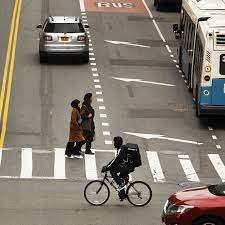
#> input picture Sample_image.jpeg, 225 x 225 px
$ jupyter execute 'Flip,Rotate and Transpose.ipynb'
#> lines starting #> are read from the running program, lines starting #| are printed output that depends on the picture
[cell 1]
import cv2
import numpy as np

# Flip Image:

[cell 2]
# Read an image from a file named "Sample_image.jpeg"
img = cv2.imread("Sample_image.jpeg")
#> img is the input picture: shape (225, 225, 3); mean B, G, R 113.5, 123.8, 132.5
# Resize the image to a width of 500 pixels and a height of 500 pixels
img = cv2.resize(img, (500, 500))
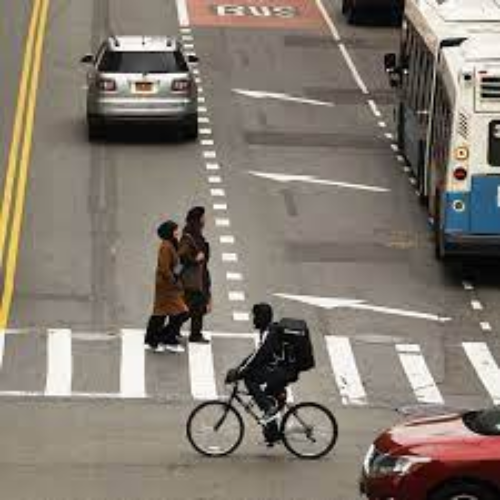
#> img: shape (500, 500, 3); mean B, G, R 113.4, 123.7, 132.4

# Create a horizontally flipped copy of the image (flip code 1)
img1 = cv2.flip(img, 1)
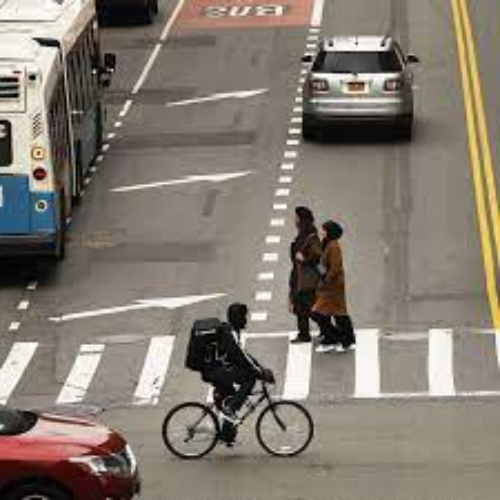
#> img1: shape (500, 500, 3); mean B, G, R 113.4, 123.7, 132.4
# Create a vertically flipped copy of the image (flip code 0)
img2 = cv2.flip(img, 0)
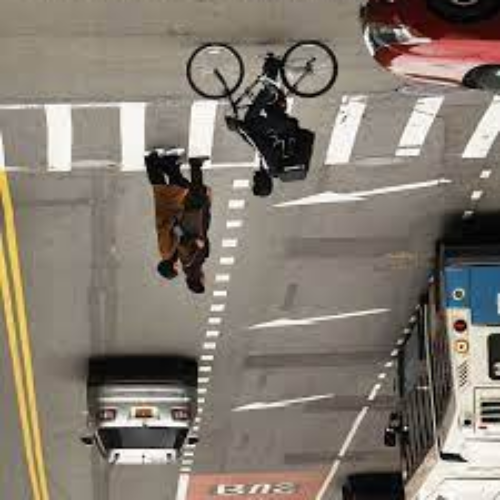
#> img2: shape (500, 500, 3); mean B, G, R 113.4, 123.7, 132.4
# Create a flipped copy of the image along both axes (flip code -1)
img3 = cv2.flip(img, -1)
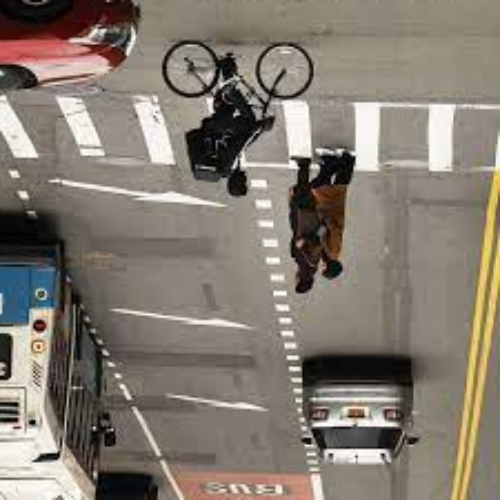
#> img3: shape (500, 500, 3); mean B, G, R 113.4, 123.7, 132.4

# Display the horizontally flipped image in a window titled "sample1"
cv2.imshow("sample1", img1)
# Display the vertically flipped image in a window titled "sample2"
cv2.imshow("sample2", img2)
# Display the flipped image along both axes in a window titled "sample3"
cv2.imshow("sample3", img3)
# Wait for a key press (blocking call)
cv2.waitKey(0)
# Close all OpenCV windows
cv2.destroyAllWindows()

# Image Rotation:

[cell 3]
# Read an image from a file named "Sample_image.jpeg"
img = cv2.imread("Sample_image.jpeg")
# Resize the image to a width of 500 pixels and a height of 500 pixels
img = cv2.resize(img, (500, 500))

# Rotate the image by 0 degrees (no rotation)
img1 = cv2.rotate(img, 0)
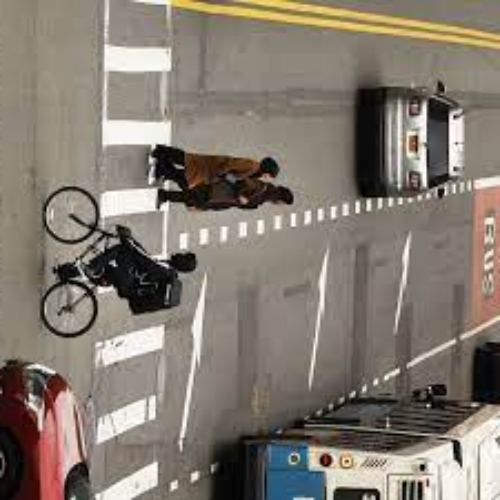
#> img1: shape (500, 500, 3); mean B, G, R 113.4, 123.7, 132.4
# Rotate the image by 90 degrees clockwise
img2 = cv2.rotate(img, 1)
# Rotate the image by 180 degrees
img3 = cv2.rotate(img, 2)
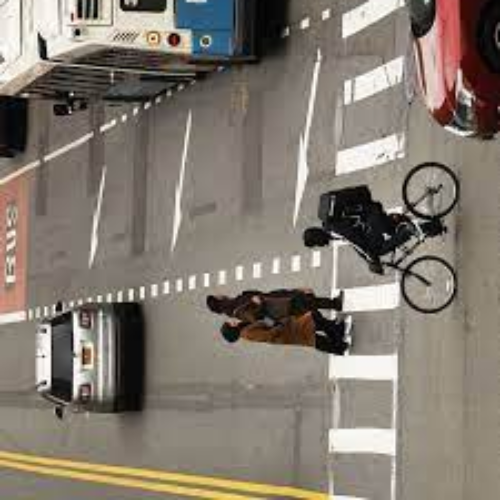
#> img3: shape (500, 500, 3); mean B, G, R 113.4, 123.7, 132.4

# Display the original image (no rotation) in a window titled "sample1"
cv2.imshow("sample1", img1)
# Display the 90 degrees clockwise rotated image in a window titled "sample2"
cv2.imshow("sample2", img2)
# Display the 180 degrees rotated image in a window titled "sample3"
cv2.imshow("sample3", img3)
# Wait for a key press (blocking call)
cv2.waitKey(0)
# Close all OpenCV windows
cv2.destroyAllWindows()

$ run again, with IMG20240913224019.jpg copied over Sample_image.jpeg
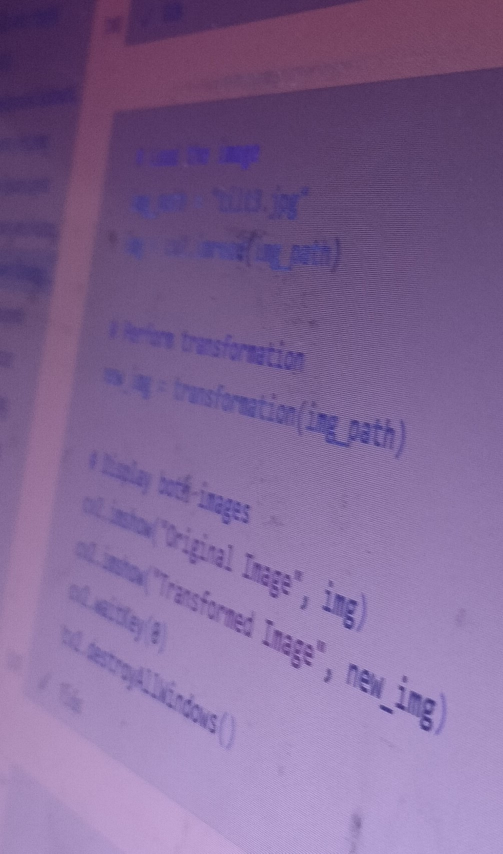
#> input picture IMG20240913224019.jpg, 1006 x 1707 px (shown at 1/2 size)
#> img is the input picture: shape (1707, 1006, 3); mean B, G, R 148.4, 102.2, 128.5
#> img: shape (500, 500, 3)
#> `img1 = cv2.rotate(img, 0)`:
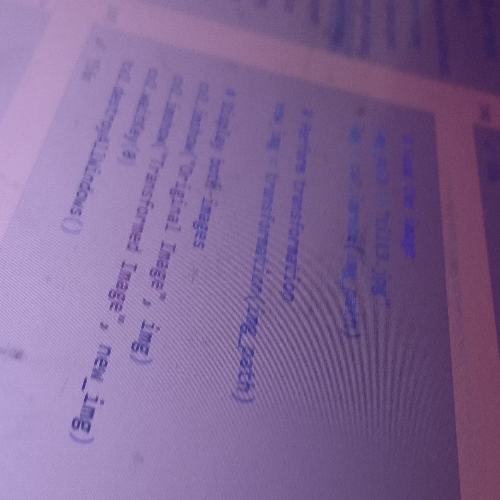
#> img1: shape (500, 500, 3); mean B, G, R 148.3, 102.1, 128.3
#> `img3 = cv2.rotate(img, 2)`:
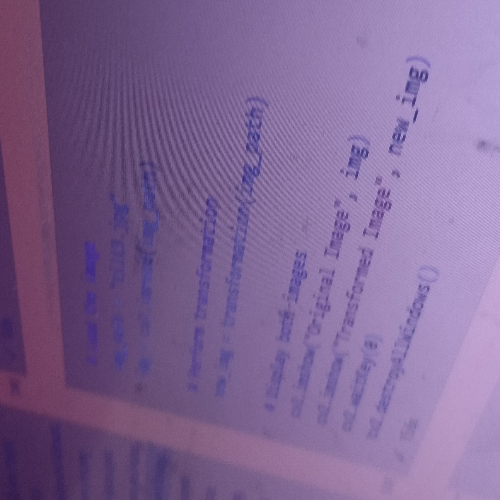
#> img3: shape (500, 500, 3); mean B, G, R 148.3, 102.1, 128.3

$ run again, with Person Face.jpg copied over Sample_image.jpeg
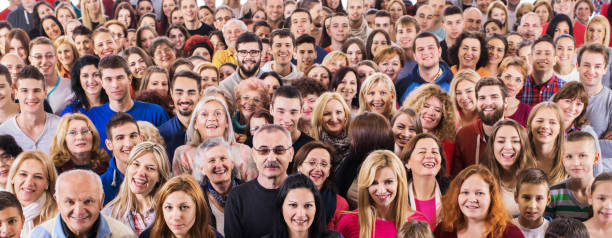
#> input picture Person Face.jpg, 612 x 238 px
#> img is the input picture: shape (238, 612, 3); mean B, G, R 110.9, 118.7, 155.4
#> img: shape (500, 500, 3)
#> `img1 = cv2.rotate(img, 0)`:
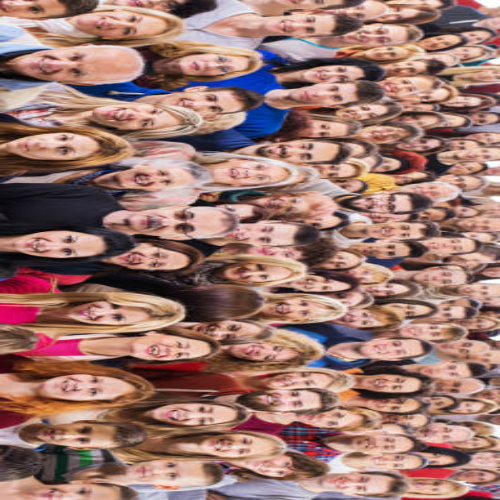
#> img1: shape (500, 500, 3); mean B, G, R 110.8, 118.6, 155.2
#> `img3 = cv2.rotate(img, 2)`:
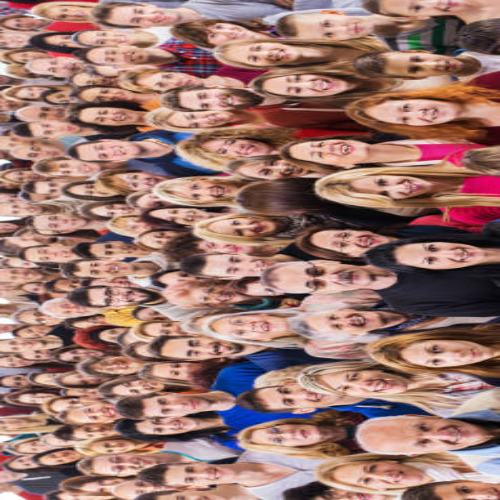
#> img3: shape (500, 500, 3); mean B, G, R 110.8, 118.6, 155.2
